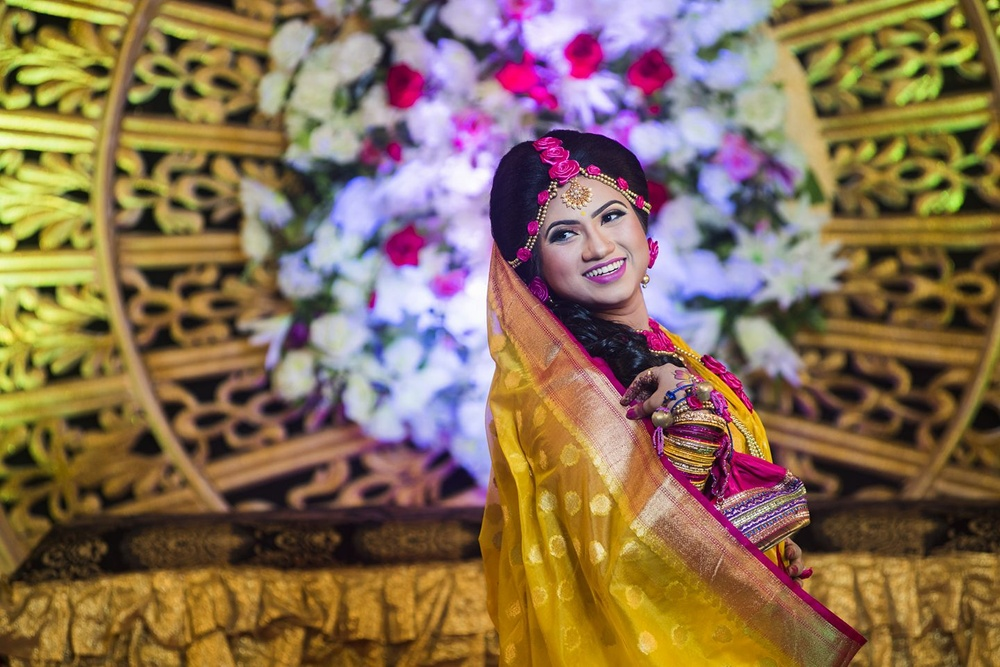
#> input picture images/girl.jpg, 1000 x 667 px, shrunk from 1440 x 961 before the run
$ jupyter execute 11_Cropping_Image.ipynb
#> lines starting #> are read from the running program, lines starting #| are printed output that depends on the picture
[cell 1]
#Cropping
import cv2
import numpy as np
import matplotlib.pyplot as plt

[cell 2]
image = cv2.imread('images/girl.jpg')
#> image is the input picture: shape (667, 1000, 3); mean B, G, R 83.7, 110.9, 136.7
height, width = image.shape[:2]
#> height = 667; width = 1000

[cell 3]
start_row, start_col = int(height * .25), int(width * .25)
#> start_row = 166; start_col = 250
end_row, end_col = int(height * .75), int(width * .75)
#> end_row = 500; end_col = 750

[cell 4]
cropped = image[start_row:end_row , start_col:end_col]
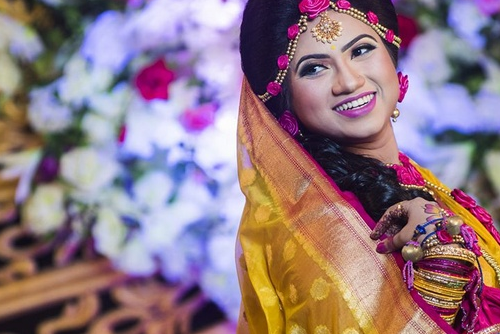
#> cropped: shape (334, 500, 3); mean B, G, R 131.1, 121.3, 146.7


$ run again, with images/bricks.jpg copied over images/girl.jpg
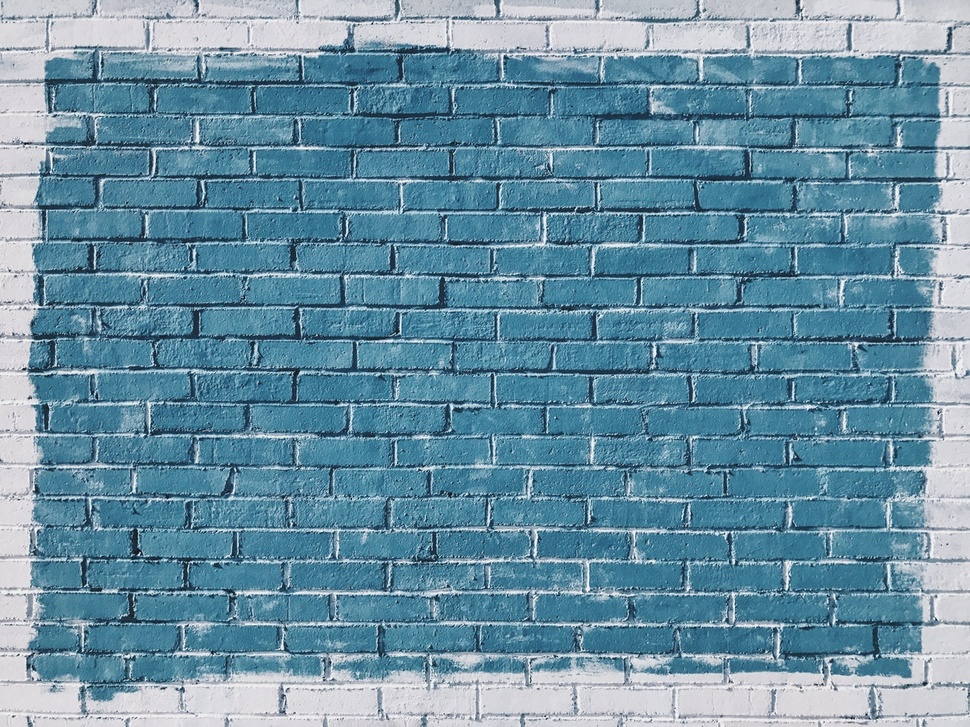
#> input picture images/bricks.jpg, 970 x 727 px, shrunk from 1267 x 950 before the run
#> image is the input picture: shape (727, 970, 3); mean B, G, R 163.5, 144, 104.9
#> `cropped = image[start_row:end_row , start_col:end_col]`:
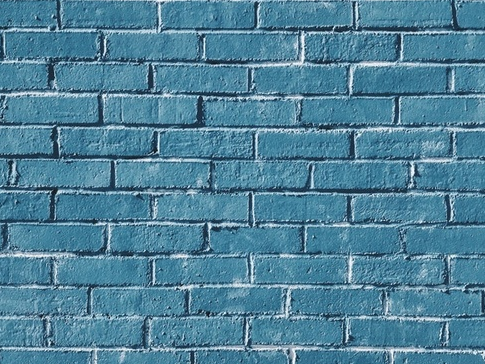
#> cropped: shape (364, 485, 3); mean B, G, R 153.5, 129.7, 78.5
